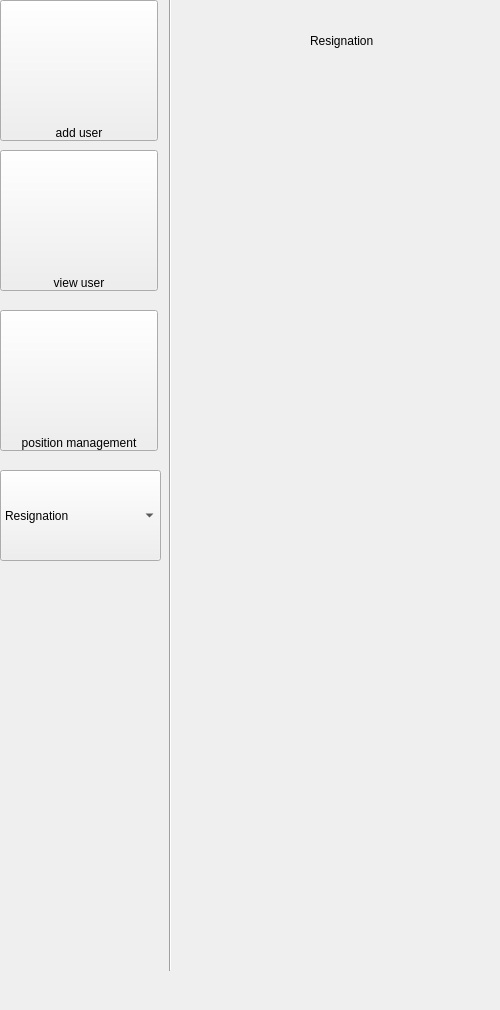
        <widget class="QWidget" name="Resignation">
         <widget class="QPushButton" name="pushButton_23">
          <property name="geometry">
           <rect>
            <x>0</x>
            <y>0</y>
            <width>158</width>
            <height>141</height>
           </rect>
          </property>
          <property name="styleSheet">
           <string notr="true">background:url(:/adu/Assets/iconmonstr-user-8-120.png);
background-repeat:no-repeat;
height:12px;
text-align:bottom;</string>
          </property>
          <property name="text">
           <string>add user</string>
          </property>
         </widget>
         <widget class="Line" name="line_6">
          <property name="geometry">
           <rect>
            <x>160</x>
            <y>-30</y>
            <width>21</width>
            <height>1001</height>
           </rect>
          </property>
          <property name="styleSheet">
           <string notr="true"/>
          </property>
          <property name="orientation">
           <enum>Qt::Vertical</enum>
          </property>
         </widget>
         <widget class="QPushButton" name="pushButton_24">
          <property name="geometry">
           <rect>
            <x>0</x>
            <y>150</y>
            <width>158</width>
            <height>141</height>
           </rect>
          </property>
          <property name="styleSheet">
           <string notr="true">background-image: url(:/list/iconmonstr-list-lined-120.png);
background-repeat:no-repeat;
height:12px;
text-align:bottom;</string>
          </property>
          <property name="text">
           <string>view user</string>
          </property>
         </widget>
         <widget class="QComboBox" name="comboBox_8">
          <property name="geometry">
           <rect>
            <x>0</x>
            <y>470</y>
            <width>161</width>
            <height>91</height>
           </rect>
          </property>
          <property name="styleSheet">
           <string notr="true"/>
          </property>
          <item>
           <property name="text">
            <string>Resignation</string>
           </property>
          </item>
          <item>
           <property name="text">
            <string>Add employee for resignation</string>
           </property>
          </item>
          <item>
           <property name="text">
            <string>Disabing attendance</string>
           </property>
          </item>
          <item>
           <property name="text">
            <string>Reinstating Employee</string>
           </property>
          </item>
         </widget>
         <widget class="QPushButton" name="pushButton_25">
          <property name="geometry">
           <rect>
            <x>0</x>
            <y>310</y>
            <width>158</width>
            <height>141</height>
           </rect>
          </property>
          <property name="styleSheet">
           <string notr="true">background:url(:/pos/iconmonstr-flag-3-120.png);
background-repeat:no-repeat;
height:12px;
text-align:bottom;</string>
          </property>
          <property name="text">
           <string>position management</string>
          </property>
         </widget>
         <widget class="QLabel" name="label">
          <property name="geometry">
           <rect>
            <x>310</x>
            <y>20</y>
            <width>181</width>
            <height>41</height>
           </rect>
          </property>
          <property name="text">
           <string>Resignation</string>
          </property>
         </widget>
        </widget>
